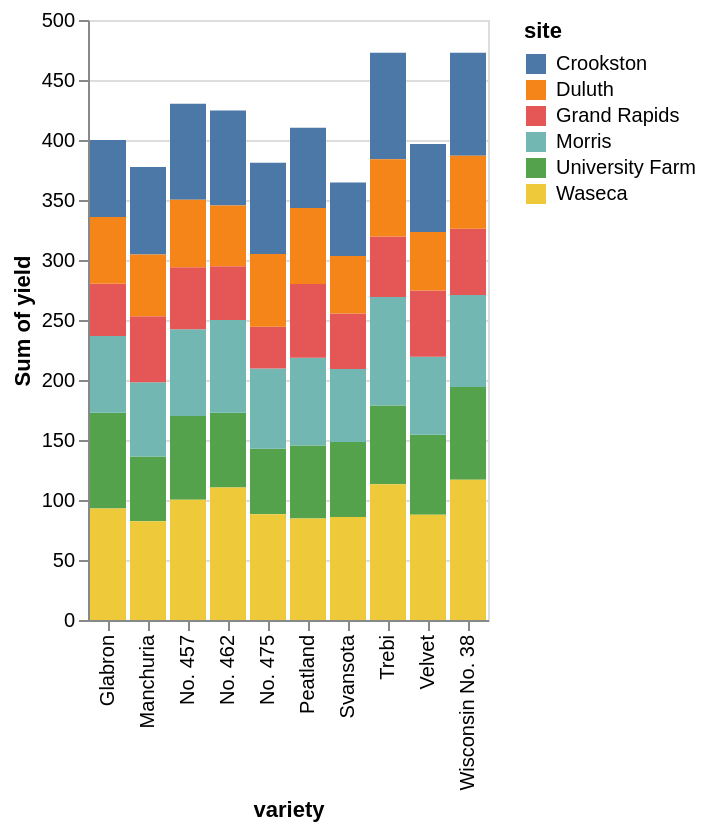

Describe this chart as a Vega-Lite specification.
### Vega-Lite specification from a JSON file in a GitHub repository (floating-point values rounded to 4 significant figures)
{"data": {"values": [{"yield": 27, "variety": "Manchuria", "year": 1931, "site": "University Farm"}, {"yield": 48.87, "variety": "Manchuria", "year": 1931, "site": "Waseca"}, {"yield": 27.43, "variety": "Manchuria", "year": 1931, "site": "Morris"}, {"yield": 39.93, "variety": "Manchuria", "year": 1931, "site": "Crookston"}, {"yield": 32.97, "variety": "Manchuria", "year": 1931, "site": "Grand Rapids"}, {"yield": 28.97, "variety": "Manchuria", "year": 1931, "site": "Duluth"}, {"yield": 43.07, "variety": "Glabron", "year": 1931, "site": "University Farm"}, {"yield": 55.2, "variety": "Glabron", "year": 1931, "site": "Waseca"}, {"yield": 28.77, "variety": "Glabron", "year": 1931, "site": "Morris"}, {"yield": 38.13, "variety": "Glabron", "year": 1931, "site": "Crookston"}, {"yield": 29.13, "variety": "Glabron", "year": 1931, "site": "Grand Rapids"}, {"yield": 29.67, "variety": "Glabron", "year": 1931, "site": "Duluth"}, {"yield": 35.13, "variety": "Svansota", "year": 1931, "site": "University Farm"}, {"yield": 47.33, "variety": "Svansota", "year": 1931, "site": "Waseca"}, {"yield": 25.77, "variety": "Svansota", "year": 1931, "site": "Morris"}, {"yield": 40.47, "variety": "Svansota", "year": 1931, "site": "Crookston"}, {"yield": 29.67, "variety": "Svansota", "year": 1931, "site": "Grand Rapids"}, {"yield": 25.7, "variety": "Svansota", "year": 1931, "site": "Duluth"}, {"yield": 39.9, "variety": "Velvet", "year": 1931, "site": "University Farm"}, {"yield": 50.23, "variety": "Velvet", "year": 1931, "site": "Waseca"}, {"yield": 26.13, "variety": "Velvet", "year": 1931, "site": "Morris"}, {"yield": 41.33, "variety": "Velvet", "year": 1931, "site": "Crookston"}, {"yield": 23.03, "variety": "Velvet", "year": 1931, "site": "Grand Rapids"}, {"yield": 26.3, "variety": "Velvet", "year": 1931, "site": "Duluth"}, {"yield": 36.57, "variety": "Trebi", "year": 1931, "site": "University Farm"}, {"yield": 63.83, "variety": "Trebi", "year": 1931, "site": "Waseca"}, {"yield": 43.77, "variety": "Trebi", "year": 1931, "site": "Morris"}, {"yield": 46.93, "variety": "Trebi", "year": 1931, "site": "Crookston"}, {"yield": 29.77, "variety": "Trebi", "year": 1931, "site": "Grand Rapids"}, {"yield": 33.93, "variety": "Trebi", "year": 1931, "site": "Duluth"}, {"yield": 43.27, "variety": "No. 457", "year": 1931, "site": "University Farm"}, {"yield": 58.1, "variety": "No. 457", "year": 1931, "site": "Waseca"}, {"yield": 28.7, "variety": "No. 457", "year": 1931, "site": "Morris"}, {"yield": 45.67, "variety": "No. 457", "year": 1931, "site": "Crookston"}, {"yield": 32.17, "variety": "No. 457", "year": 1931, "site": "Grand Rapids"}, {"yield": 33.6, "variety": "No. 457", "year": 1931, "site": "Duluth"}, {"yield": 36.6, "variety": "No. 462", "year": 1931, "site": "University Farm"}, {"yield": 65.77, "variety": "No. 462", "year": 1931, "site": "Waseca"}, {"yield": 30.37, "variety": "No. 462", "year": 1931, "site": "Morris"}, {"yield": 48.57, "variety": "No. 462", "year": 1931, "site": "Crookston"}, {"yield": 24.93, "variety": "No. 462", "year": 1931, "site": "Grand Rapids"}, {"yield": 28.1, "variety": "No. 462", "year": 1931, "site": "Duluth"}, {"yield": 32.77, "variety": "Peatland", "year": 1931, "site": "University Farm"}, {"yield": 48.57, "variety": "Peatland", "year": 1931, "site": "Waseca"}, {"yield": 29.87, "variety": "Peatland", "year": 1931, "site": "Morris"}, {"yield": 41.6, "variety": "Peatland", "year": 1931, "site": "Crookston"}, {"yield": 34.7, "variety": "Peatland", "year": 1931, "site": "Grand Rapids"}, {"yield": 32, "variety": "Peatland", "year": 1931, "site": "Duluth"}, {"yield": 24.67, "variety": "No. 475", "year": 1931, "site": "University Farm"}, {"yield": 46.77, "variety": "No. 475", "year": 1931, "site": "Waseca"}, {"yield": 22.6, "variety": "No. 475", "year": 1931, "site": "Morris"}, {"yield": 44.1, "variety": "No. 475", "year": 1931, "site": "Crookston"}, {"yield": 19.7, "variety": "No. 475", "year": 1931, "site": "Grand Rapids"}, {"yield": 33.07, "variety": "No. 475", "year": 1931, "site": "Duluth"}, {"yield": 39.3, "variety": "Wisconsin No. 38", "year": 1931, "site": "University Farm"}, {"yield": 58.8, "variety": "Wisconsin No. 38", "year": 1931, "site": "Waseca"}, {"yield": 29.47, "variety": "Wisconsin No. 38", "year": 1931, "site": "Morris"}, {"yield": 49.87, "variety": "Wisconsin No. 38", "year": 1931, "site": "Crookston"}, {"yield": 34.47, "variety": "Wisconsin No. 38", "year": 1931, "site": "Grand Rapids"}, {"yield": 31.6, "variety": "Wisconsin No. 38", "year": 1931, "site": "Duluth"}, {"yield": 26.9, "variety": "Manchuria", "year": 1932, "site": "University Farm"}, {"yield": 33.47, "variety": "Manchuria", "year": 1932, "site": "Waseca"}, {"yield": 34.37, "variety": "Manchuria", "year": 1932, "site": "Morris"}, {"yield": 32.97, "variety": "Manchuria", "year": 1932, "site": "Crookston"}, {"yield": 22.13, "variety": "Manchuria", "year": 1932, "site": "Grand Rapids"}, {"yield": 22.57, "variety": "Manchuria", "year": 1932, "site": "Duluth"}, {"yield": 36.8, "variety": "Glabron", "year": 1932, "site": "University Farm"}, {"yield": 37.73, "variety": "Glabron", "year": 1932, "site": "Waseca"}, {"yield": 35.13, "variety": "Glabron", "year": 1932, "site": "Morris"}, {"yield": 26.17, "variety": "Glabron", "year": 1932, "site": "Crookston"}, {"yield": 14.43, "variety": "Glabron", "year": 1932, "site": "Grand Rapids"}, {"yield": 25.87, "variety": "Glabron", "year": 1932, "site": "Duluth"}, {"yield": 27.43, "variety": "Svansota", "year": 1932, "site": "University Farm"}, {"yield": 38.5, "variety": "Svansota", "year": 1932, "site": "Waseca"}, {"yield": 35.03, "variety": "Svansota", "year": 1932, "site": "Morris"}, {"yield": 20.63, "variety": "Svansota", "year": 1932, "site": "Crookston"}, {"yield": 16.63, "variety": "Svansota", "year": 1932, "site": "Grand Rapids"}, {"yield": 22.23, "variety": "Svansota", "year": 1932, "site": "Duluth"}, {"yield": 26.8, "variety": "Velvet", "year": 1932, "site": "University Farm"}, {"yield": 37.4, "variety": "Velvet", "year": 1932, "site": "Waseca"}, {"yield": 38.83, "variety": "Velvet", "year": 1932, "site": "Morris"}, {"yield": 32.07, "variety": "Velvet", "year": 1932, "site": "Crookston"}, {"yield": 32.23, "variety": "Velvet", "year": 1932, "site": "Grand Rapids"}, {"yield": 22.47, "variety": "Velvet", "year": 1932, "site": "Duluth"}, {"yield": 29.07, "variety": "Trebi", "year": 1932, "site": "University Farm"}, {"yield": 49.23, "variety": "Trebi", "year": 1932, "site": "Waseca"}, {"yield": 46.63, "variety": "Trebi", "year": 1932, "site": "Morris"}, {"yield": 41.83, "variety": "Trebi", "year": 1932, "site": "Crookston"}, {"yield": 20.63, "variety": "Trebi", "year": 1932, "site": "Grand Rapids"}, {"yield": 30.6, "variety": "Trebi", "year": 1932, "site": "Duluth"}, {"yield": 26.43, "variety": "No. 457", "year": 1932, "site": "University Farm"}, {"yield": 42.2, "variety": "No. 457", "year": 1932, "site": "Waseca"}, {"yield": 43.53, "variety": "No. 457", "year": 1932, "site": "Morris"}, {"yield": 34.33, "variety": "No. 457", "year": 1932, "site": "Crookston"}, {"yield": 19.47, "variety": "No. 457", "year": 1932, "site": "Grand Rapids"}, {"yield": 22.7, "variety": "No. 457", "year": 1932, "site": "Duluth"}, {"yield": 25.57, "variety": "No. 462", "year": 1932, "site": "University Farm"}, {"yield": 44.7, "variety": "No. 462", "year": 1932, "site": "Waseca"}, {"yield": 47, "variety": "No. 462", "year": 1932, "site": "Morris"}, {"yield": 30.53, "variety": "No. 462", "year": 1932, "site": "Crookston"}, {"yield": 19.9, "variety": "No. 462", "year": 1932, "site": "Grand Rapids"}, {"yield": 22.5, "variety": "No. 462", "year": 1932, "site": "Duluth"}, {"yield": 28.07, "variety": "Peatland", "year": 1932, "site": "University Farm"}, {"yield": 36.03, "variety": "Peatland", "year": 1932, "site": "Waseca"}, {"yield": 43.2, "variety": "Peatland", "year": 1932, "site": "Morris"}, {"yield": 25.23, "variety": "Peatland", "year": 1932, "site": "Crookston"}, {"yield": 26.77, "variety": "Peatland", "year": 1932, "site": "Grand Rapids"}, {"yield": 31.37, "variety": "Peatland", "year": 1932, "site": "Duluth"}, {"yield": 30, "variety": "No. 475", "year": 1932, "site": "University Farm"}, {"yield": 41.27, "variety": "No. 475", "year": 1932, "site": "Waseca"}, {"yield": 44.23, "variety": "No. 475", "year": 1932, "site": "Morris"}, {"yield": 32.13, "variety": "No. 475", "year": 1932, "site": "Crookston"}, {"yield": 15.23, "variety": "No. 475", "year": 1932, "site": "Grand Rapids"}, {"yield": 27.37, "variety": "No. 475", "year": 1932, "site": "Duluth"}, {"yield": 38, "variety": "Wisconsin No. 38", "year": 1932, "site": "University Farm"}, {"yield": 58.17, "variety": "Wisconsin No. 38", "year": 1932, "site": "Waseca"}, {"yield": 47.17, "variety": "Wisconsin No. 38", "year": 1932, "site": "Morris"}, {"yield": 35.9, "variety": "Wisconsin No. 38", "year": 1932, "site": "Crookston"}, {"yield": 20.67, "variety": "Wisconsin No. 38", "year": 1932, "site": "Grand Rapids"}, {"yield": 29.33, "variety": "Wisconsin No. 38", "year": 1932, "site": "Duluth"}]}, "mark": "bar", "encoding": {"x": {"field": "variety"}, "y": {"aggregate": "sum", "field": "yield"}, "color": {"field": "site"}}}
